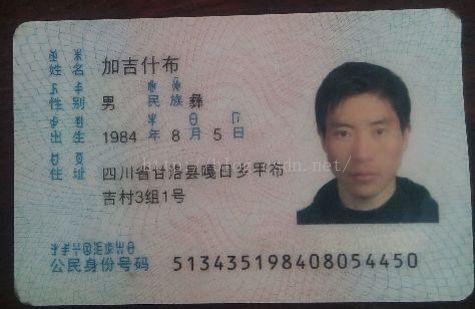
#> input picture example/utils/images/sfz_back1.png, 475 x 309 px, found by its file name
$ python correct_and_clip.py
#> lines starting #> are read from the running program, lines starting #| are printed output that depends on the picture; after the words box and inside, x2 and y2 are one past the last pixel; in counts of white or black regions, pixels touching at a corner belong together
# Copyright 2019 ChangyuLiu Authors. All Rights Reserved.
# Licensed under the Apache License, Version 2.0 (the "License");
#   you may not use this file except in compliance with the License.
#   You may obtain a copy of the License at
#
#       http://www.apache.org/licenses/LICENSE-2.0
#
# Unless required by applicable law or agreed to in writing, software
# distributed under the License is distributed on an "AS IS" BASIS,
# WITHOUT WARRANTIES OR CONDITIONS OF ANY KIND, either express or implied.
# See the License for the specific language governing permissions and
# limitations under the License.
# ==============================================================================


# import the necessary packages
from imutils.perspective import four_point_transform
import cv2


def main():
    # Gray scale processing of BGR images.
    image = cv2.imread("sfz_back1.png")
#> image is the input picture: shape (309, 475, 3); mean B, G, R 120.8, 121.7, 122.7
    gray = cv2.cvtColor(image, cv2.COLOR_BGR2GRAY)
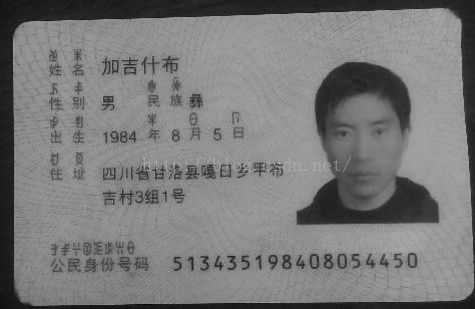
#> gray: shape (309, 475); min 6, max 178, mean 121.9

    # Blurs an image using a Gaussian filter.
    blurred = cv2.GaussianBlur(gray, (5, 5), 0)
    # Finds edges in an image using the Canny algorithm.
    edged = cv2.Canny(blurred, 75, 200)
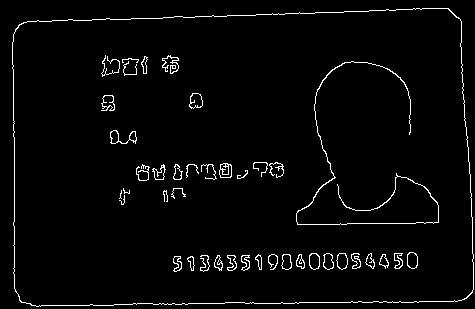
#> edged: shape (309, 475); 2.9% white in thin lines or dots
    # Finds contours in a binary image.
    contours, _ = cv2.findContours(
        edged.copy(),
        cv2.RETR_EXTERNAL,
        cv2.CHAIN_APPROX_SIMPLE)
#> contours = 1 contour; box (x1, y1, x2, y2) and area: (12, 8, 474, 307) 130500
    doc_cnt = None

    if len(contours) > 0:
        # Sort the size of the rectangular box found.
        new_contours = sorted(contours, key=cv2.contourArea, reverse=True)
#> new_contours has the same summary as contours
        for c in new_contours:
            # Calculates a contour perimeter or a curve length.
            peri = cv2.arcLength(c, True)
            # Approximates a polygonal curve(s) with the specified precision.
            approx = cv2.approxPolyDP(c, 0.02 * peri, True)
            # If four fixed points are found.
            if len(approx) == 4:
                doc_cnt = approx
                break
#> this loop made 1 pass
#> (peri, doc_cnt) on pass 1: (1516.3, [[460, 19], [19, 24], [19, 300], [466, 298]])

    result_image = four_point_transform(image, doc_cnt.reshape(4, 2))
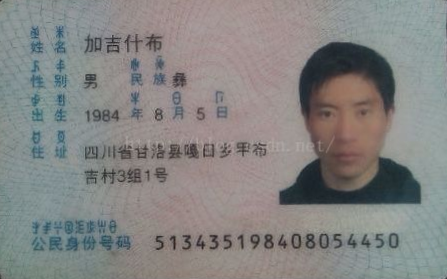
#> result_image: shape (279, 447, 3); mean B, G, R 131.3, 132.5, 133
    cv2.imwrite("result.png", result_image)


if __name__ == '__main__':
    main()
